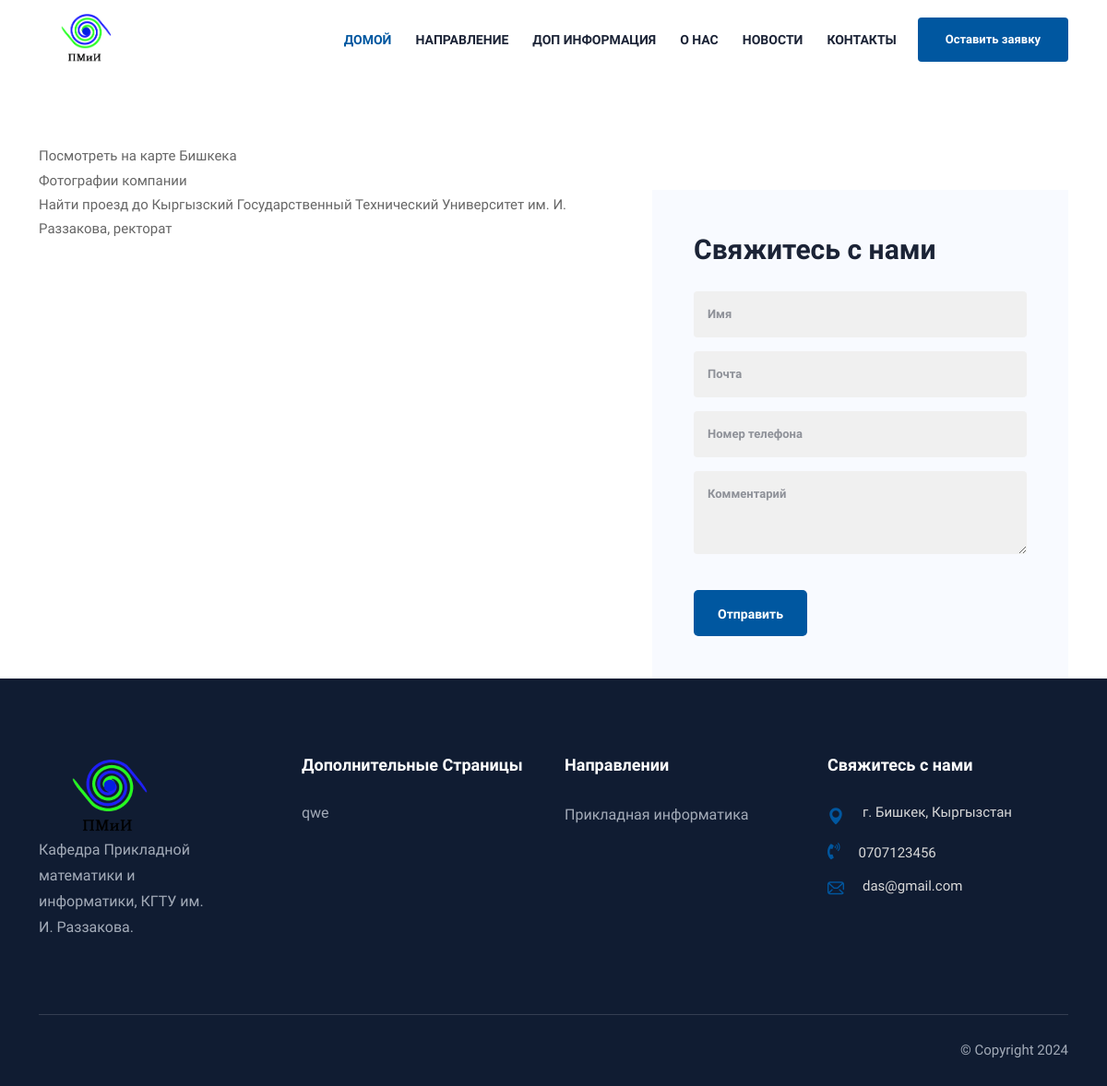
Page /contact/ on the committed database.
### mysite/models.py (models this page shows, shortened)
class SiteContent(models.Model):
    original_text = models.TextField(verbose_name="Оригинальный текст",
                                     help_text="Оригинальный текст, который отображается на сайте.",
                                     max_length=20000
                                     )
    current_text = models.TextField(
        verbose_name="Текущий текст",
        help_text="Измененный или текущий текст, который отображается на сайте.",
        max_length=20000
    )
    class Meta:
        verbose_name = "Контент сайта"
        verbose_name_plural = "Контент сайта"

class SingletonModel(models.Model):
    class Meta:
        abstract = True

class SiteSetting(SingletonModel):
    dictors = models.ManyToManyField(Teacher, blank=True, verbose_name='Директорат')
    contacts = models.TextField(blank=True, verbose_name='Контакт')
    emails = models.TextField(blank=True, verbose_name='Почта')
    description = RichTextField(blank=True, null=True, verbose_name='О нас')
    address = models.CharField(max_length=123, verbose_name="Адрес")
    address_map = models.TextField( verbose_name="Адрес на карте", default='''
    <a class="dg-widget-link" href="http://2gis.kg/bishkek/firm/70000001021088130/center/74.587426,42.845011/zoom/16?utm_medium=widget-source&utm_campaign=firmsonmap&utm_source=bigMap">Посмотреть на карте Бишкека</a><div class="dg-widget-link"><a href="http://2gis.kg/bishkek/firm/70000001021088130/photos/70000001021088130/center/74.587426,42.845011/zoom/17?utm_medium=widget-source&utm_campaign=firmsonmap&utm_source=photos">Фотографии компании</a></div><div class="dg-widget-link"><a href="http://2gis.kg/bishkek/center/74.587426,42.845011/zoom/16/routeTab/rsType/bus/to/74.587426,42.845011╎Кыргызский Государственный Технический Университет им. И. Раззакова, ректорат?utm_medium=widget-source&utm_campaign=firmsonmap&utm_source=route">Найти проезд до Кыргызский Государственный Технический Университет им. И. Раззакова, ректорат</a></div><script charset="utf-8" src="https://widgets.2gis.com/js/DGWidgetLoader.js"></script><script charset="utf-8">new DGWidgetLoader({"width":640,"height":600,"borderColor":"#a3a3a3","pos":{"lat":42.845011,"lon":74.587426,"zoom":16},"opt":{"city":"bishkek"},"org":[{"id":"70000001021088130"}]});</script><noscript style="color:#c00;font-size:16px;font-weight:bold;">Виджет карты использует JavaScript. Включите его в настройках вашего браузера.</noscript>
    ''')
    class Meta:
        verbose_name = 'Настройка сайта'
        verbose_name_plural = 'Настройки сайта'

class Page(models.Model):
    title = models.CharField(max_length=123, verbose_name='Название')
    content = RichTextField(verbose_name='Содержимое')
    created_at = models.DateTimeField(auto_now_add=True)
    class Meta:
        verbose_name = 'Страница'
        verbose_name_plural = 'Страницы'

class Cafedra(models.Model):
    title = models.CharField(max_length=123, verbose_name='Название')
    description = RichTextField(blank=True, null=True, verbose_name='Описание')
    teachers = models.ManyToManyField(Teacher, blank=True, verbose_name='Преподаватели')
    created_at = models.DateTimeField(auto_now_add=True)
    image = models.ImageField(upload_to='images/cafedras/', verbose_name='Изображение')
    class Meta:
        verbose_name = 'Направления'
        verbose_name_plural = 'Направлении'
        ordering = ['title']

### mysite/views.py (the view)
# urls.py: path('contact/', ApplicationCreateView.as_view(), name='contact'),
class ApplicationCreateView(generic.CreateView):
    success_url = '/'
    template_name = 'contact.html'
    form_class = ApplicationForm
    context_object_name = 'form'
    def get_context_data(self, **kwargs):
        context = super().get_context_data(**kwargs)
        context['categories'] = Category.objects.all()
        context['cafedras'] = Cafedra.objects.all()[:10]
        context['site'] = SiteSetting.objects.all().first()
        context['pages'] = Page.objects.all()
        return context

### mysite/forms.py
class ApplicationForm(forms.ModelForm):
    name = forms.CharField(widget=forms.TextInput(attrs={'placeholder': 'Имя'}))
    email = forms.CharField(widget=forms.TextInput(attrs={'placeholder': 'Почта'}))
    phone = forms.CharField(widget=forms.TextInput(attrs={'placeholder': 'Номер телефона'}))
    message = forms.CharField(widget=forms.Textarea(attrs={'placeholder': 'Комментарий'}))
    class Meta:
        model = Application
        fields = '__all__'

### mysite/templatetags/custom_filters.py (called while the page is built)
@register.simple_tag
def get_or_create_content(original_text):
    content, created = SiteContent.objects.get_or_create(original_text=original_text)
    if created:
        content.current_text = original_text
        content.save()
    return content.current_text

### mysite/templates/contact.html (shortened to what this page needs)
{% extends 'base.html' %}
{% load static  %}
{% block content %}
        <div class="section contact-form-section section-padding-02">
            <div class="container">
                <div class="contact-form-wrapper">
                    <div class="row">
                        <div class="col-lg-7">
                            <div class="">
                                {{ site.address_map|safe }}
                            </div>
                        </div>
                        <div class="col-lg-5">
                            <div class="contact-form">
                                <h4 class="title">Свяжитесь с нами</h4>
                                <form method="post">
                                    <div class="row">
                                        <div class="col-sm-12">
                                            <div class="single-form">
                                                {{ form.name }}
                                            </div>
                                        </div>
                                        <div class="col-sm-12">
                                            <div class="single-form">
                                                {{ form.email }}
                                            </div>
                                        </div>
                                        <div class="col-sm-12">
                                            <div class="single-form">
                                                {{ form.phone }}
                                            </div>
                                        </div>
                                        <div class="col-sm-12">
                                            <div class="single-form">
                                                {{ form.message }}
                                            </div>
                                        </div>
                                        <div class="col-sm-12">
                                            <div class="contact-btn">
                                                <button class="btn" type="submit">Отправить</button>
                                            </div>
                                        </div>
                                    </div>
                                </form>
                            </div>
                        </div>
                    </div>
                </div>
            </div>
        </div>
{% endblock %}

### mysite/templates/base.html (shortened to what this page needs)
<!doctype html>
{% load static %}
{% load custom_filters %}
<html class="no-js" lang="en">
<head>
    <link rel="stylesheet" href="{% static 'assets/css/plugins/all.min.css' %}">
    <link rel="stylesheet" href="{% static 'assets/css/plugins/flaticon.css' %}">
    <link rel="stylesheet" href="{% static 'assets/css/plugins/bootstrap.min.css' %}">
    <link rel="stylesheet" href="{% static 'assets/css/plugins/swiper-bundle.min.css' %}">
    <link rel="stylesheet" href="{% static 'assets/css/plugins/magnific-popup.css' %}">
    <link rel="stylesheet" href="{% static 'assets/css/plugins/aos.css' %}">
    <link rel="stylesheet" href="{% static 'assets/css/style.css' %}">
</head>
<body>
    <div class="main-wrapper">
        <div id="header" class="header section">
            <div class="container">
                <div class="header-wrapper">
                    <div class="header-logo">
                        <a href="{% url 'home' %}"><img style="width: 100px;" src="{% static 'logo/logo.png' %}" alt=""></a>
                    </div>
                    <div class="header-right">
                        <div class="header-menu d-none d-lg-block">
                            <ul class="main-menu">
                                <li class="active-menu">
                                    <a href="{% url 'home' %}">{% get_or_create_content 'Домой' %}</a>
                                </li>
                                <li><a href="{% url 'cafedras' %}">{% get_or_create_content 'Направление' %}</a>
                                </li>
                                <li><a href="">{% get_or_create_content 'Доп Информация' %}</a>
                                </li>
                                <li><a href="{% url 'about_us' %}">{% get_or_create_content 'О нас' %}</a></li>
                                <li><a href="{% url 'news' %}">{% get_or_create_content 'Новости' %}</a>
                                </li>
                                <li><a href="{% url 'contact' %}">{% get_or_create_content 'Контакты' %}</a></li>
                            </ul>
                        </div>
                        <div class="header-meta">
                            <div class="header-login-join d-none d-lg-block">
                                <a class="btn join-btn" href="{% url 'contact' %}">{% get_or_create_content 'Оставить заявку' %}</a>
                            </div>
                        </div>
                    </div>
                </div>
            </div>
        </div>
        {% block content %}
        {% endblock %}
        <div class="footer-section section">
            <div class="container">
                <div class="footer-widget-wrapper">
                    <div class="row">
                        <div class="col-lg-3 col-sm-6">
                            <div class="footer-widget widget-about">
                                <a class="footer-logo" href="/"><img src="{% static 'logo/logo.png' %}" alt="Logo"></a>
                                <div class="widget-info">
                                    <p>{% get_or_create_content 'Кафедра Прикладной математики и информатики, КГТУ им. И. Раззакова.' %}</p>
                                </div>
                            </div>
                        </div>
                        <div class="col-lg-3 col-sm-6">
                            <div class="footer-widget">
                                <h4 class="footer-widget-title">Дополнительные Страницы</h4>
                                <div class="widget-link">
                                    <ul class="link">
                                        {% for i in pages %}
                                            <li><a href="{% url 'page_detail' i.pk %}">{{ i.title }}</a></li>
                                        {% endfor %}
                                    </ul>
                                </div>
                            </div>
                        </div>
                        <div class="col-lg-3 col-sm-6">
                            <div class="footer-widget">
                                <a href="{% url 'cafedras' %}"><h4 class="footer-widget-title">{% get_or_create_content 'Направлении' %}</h4></a>
                                <div class="widget-link">
                                    <ul class="link">
                                        {% for i in cafedras %}
                                        <li><a href="{% url 'cafedra_detail' i.pk %}">{{ i.title }}</a></li>
                                        {% endfor %}
                                    </ul>
                                </div>
                            </div>
                        </div>
                        <div class="col-lg-3 col-sm-6">
                            <div class="footer-widget">
                                <h4 class="footer-widget-title">{% get_or_create_content 'Свяжитесь с нами' %}</h4>
                                <ul class="widget-info">
                                    <li>
                                        <div class="media">
                                            <i class="flaticon-location-pin"></i>
                                            <div class="media-body">
                                                <span>{{ site.address }}</span>
                                            </div>
                                        </div>
                                    </li>
                                    <li>
                                        <div class="media">
                                            <i class="fas fa-phone-volume"></i>
                                            <div class="media-body">
                                                <a href="tel:{{ site.phone }}">{{ site.contacts }}</a>
                                            </div>
                                        </div>
                                    </li>
                                    <li>
                                        <div class="media">
                                            <i class="flaticon-email"></i>
                                            <div class="media-body">
                                                <a href="{{ site.email }}">{{ site.emails }}</a>
                                            </div>
                                        </div>
                                    </li>
                                </ul>
                            </div>
                        </div>
                    </div>
                </div>
                <div class="footer-copyright">
                    <div class="copyright-wrapper">
                        <div class="copyright-text">
                            <p>&copy; Copyright 2024 </p>
                        </div>
                    </div>
                </div>
            </div>
        </div>
    </div>
</body>
</html>

### rows in the picture
SiteContent: current_text "ДОМОЙ"
SiteContent: current_text "НАПРАВЛЕНИЕ"
SiteContent: current_text "ДОП ИНФОРМАЦИЯ"
SiteContent: current_text "О НАС"
SiteContent: current_text "НОВОСТИ"
SiteContent: current_text "КОНТАКТЫ"
SiteContent: current_text "Оставить заявку"
SiteSetting: address_map "Посмотреть на карте Бишкека Фотографии компании Найти проезд до Кыргызский Государственный Технический Университет им. И. Раззакова, ректорат", address "г. Бишкек, Кыргызстан", contacts "0707123456", emails "das@gmail.com"
SiteContent: current_text "Кафедра Прикладной математики и информатики, КГТУ им. И. Раззакова."
Page: title "qwe"
SiteContent: current_text "Направлении"
Cafedra: title "Прикладная информатика"
SiteContent: current_text "Свяжитесь с нами"
